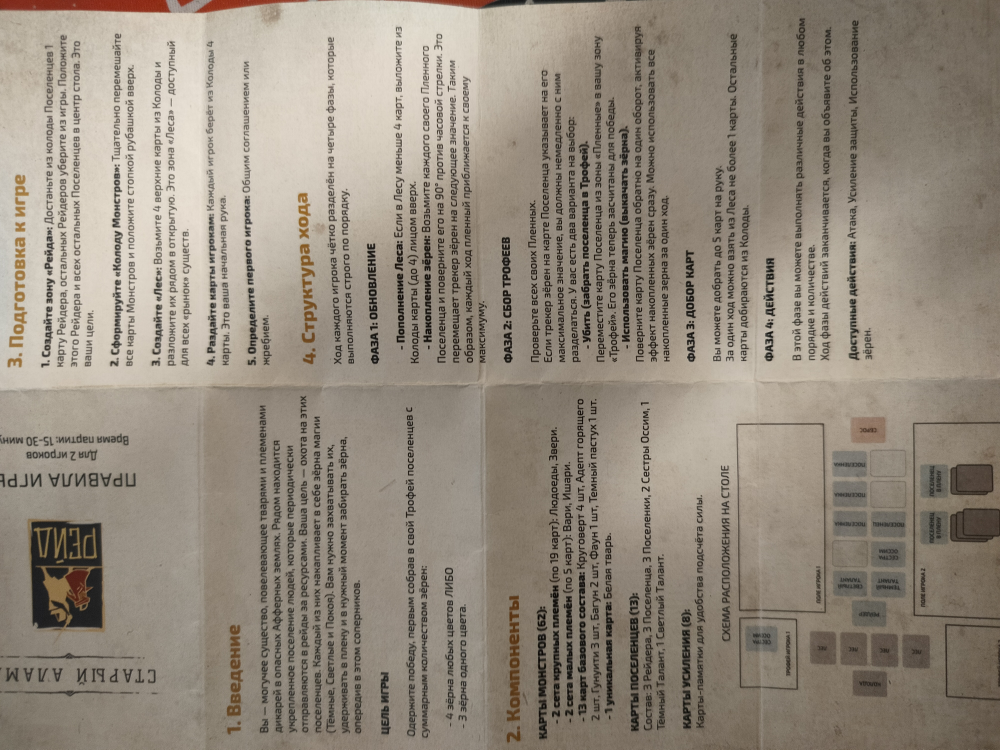
#> input picture IMG20260609231441.jpg, 4000 x 3000 px (shown at 1/4 size)
$ python build_field_render.py IMG20260609231441.jpg IMG20260609231454.jpg
#> lines starting #> are read from the running program, lines starting #| are printed output that depends on the picture; after the words box and inside, x2 and y2 are one past the last pixel; in counts of white or black regions, pixels touching at a corner belong together
# -*- coding: utf-8 -*-
"""Рендер боевого поля «Рейд» поверх фона стола: проверка компоновки и контраста."""
import math, os, sys
from PIL import Image, ImageDraw, ImageFilter, ImageFont

W, H = 2560, 1440
FD = "/usr/share/fonts/truetype/dejavu/"
F_CND = FD + "DejaVuSansCondensed-Bold.ttf"
F_CNR = FD + "DejaVuSansCondensed.ttf"
F_REG = FD + "DejaVuSans.ttf"
def f(path, size): return ImageFont.truetype(path, size)

GOLD = (224, 171, 78); PARCH = (236, 227, 205); MUTED = (155, 142, 172)
OK = (139, 191, 98); BAD = (201, 72, 74); STONE = (107, 101, 92); STONE_D = (74, 70, 64)
EMBER = (224, 140, 60)

TRIBE_ART = {
    "ogres":   ((96, 42, 38), (52, 24, 30), (176, 72, 54)),
    "beasts":  ((54, 62, 96), (28, 30, 54), (92, 128, 164)),
    "vari":    ((40, 66, 86), (22, 34, 48), (84, 140, 168)),
    "ishary":  ((54, 54, 70), (28, 28, 40), (96, 96, 124)),
    "basic":   ((74, 46, 102), (36, 22, 52), (140, 92, 186)),
    "settler": ((48, 82, 92), (24, 42, 52), (96, 162, 176)),
}
RAIL = {"ogres": (150, 40, 32), "beasts": (150, 40, 32), "vari": (58, 98, 130), "ishary": (74, 74, 92)}

def grad(w, h, inner, outer, cx=0.5, cy=0.55):
    s = Image.new("RGB", (28, 40)); px = s.load()
    for y in range(40):
        for x in range(28):
            d = math.hypot((x / 27 - cx) * 1.1, (y / 39 - cy))
            t = max(0.0, min(1.0, d / 0.78)); t = t * t * (3 - 2 * t)
            px[x, y] = tuple(int(inner[i] + (outer[i] - inner[i]) * t) for i in range(3))
    return s.resize((w, h), Image.BICUBIC)

def track(d, x, y, ch, text, fnt, extra):
    """Текст вразрядку — PIL сам letter-spacing не умеет."""
    for c in text:
        d.text((x, y), c, font=fnt, fill=ch)
        x += d.textlength(c, font=fnt) + extra
    return x

def card(w, name="", sub="", strength=None, tribe="basic", back=False,
         magic=False, foot=None, pips=None, ripe=False, leaves=True):
    h = int(w * 1.44)
    im = Image.new("RGBA", (w, h), (0, 0, 0, 0))
    d = ImageDraw.Draw(im)
    rad = max(3, w // 18)

    if back:
        bg = Image.new("RGB", (w, h), (35, 22, 49))
        bd = ImageDraw.Draw(bg)
        for i in range(-h, w, max(5, w // 14)):
            bd.line([(i, h), (i + h, 0)], fill=(27, 17, 38), width=max(3, w // 22))
        m = Image.new("L", (w, h), 0); ImageDraw.Draw(m).rounded_rectangle([0, 0, w - 1, h - 1], rad, fill=255)
        im.paste(bg, (0, 0), m)
        d.rounded_rectangle([0, 0, w - 1, h - 1], rad, outline=(10, 6, 16), width=max(1, w // 60))
        inset = int(w * 0.13)
        d.rounded_rectangle([inset, inset, w - inset, h - inset], rad,
                            outline=(224, 171, 78, 70), width=max(1, w // 90))
        return im

    inner, outer, glow = TRIBE_ART.get(tribe, TRIBE_ART["basic"])
    art = grad(w, h, inner, outer)
    sil = Image.new("L", (w, h), 0)
    ad = ImageDraw.Draw(sil)
    import random as _rr
    jit = _rr.Random(hash(name) & 0xffff)
    cx = w * (0.5 + jit.uniform(-.05, .05)); cy = h * (0.62 + jit.uniform(-.03, .03))
    sc = jit.uniform(.92, 1.10)
    if tribe == "settler":
        ad.ellipse([cx - w * .11 * sc, cy - h * .21 * sc, cx + w * .11 * sc, cy - h * .02], fill=255)
        ad.polygon([(cx - w * .21 * sc, h * .93), (cx - w * .09 * sc, cy - h * .04),
                    (cx + w * .09 * sc, cy - h * .04), (cx + w * .21 * sc, h * .93)], fill=255)
        ad.line([(cx - w * .14 * sc, cy + h * .06), (cx - w * .26 * sc, cy + h * .20)],
                fill=255, width=max(3, int(w / 24)))
    elif magic:
        ad.ellipse([cx - w * .22, cy - h * .16, cx + w * .22, cy + h * .16], outline=255, width=max(2, w // 26))
        ad.line([(cx, cy - h * .22), (cx, cy + h * .22)], fill=255, width=max(2, w // 30))
        ad.line([(cx - w * .19, cy - h * .10), (cx + w * .19, cy + h * .10)], fill=255, width=max(2, w // 34))
        ad.line([(cx + w * .19, cy - h * .10), (cx - w * .19, cy + h * .10)], fill=255, width=max(2, w // 34))
    elif tribe == "ogres":
        ad.ellipse([cx - w * .15 * sc, cy - h * .25 * sc, cx + w * .15 * sc, cy - h * .03], fill=255)
        ad.polygon([(cx - w * .33 * sc, h * .94), (cx - w * .15 * sc, cy - h * .07),
                    (cx + w * .15 * sc, cy - h * .07), (cx + w * .33 * sc, h * .94)], fill=255)
        for k in (-1, 1):
            ad.line([(cx + k * w * .28 * sc, cy + h * .01), (cx + k * w * .45 * sc, cy + h * .17)],
                    fill=255, width=max(3, int(w / 18)))
    else:
        ad.polygon([(cx, cy - h * .23 * sc), (cx - w * .13 * sc, cy - h * .10), (cx - w * .28 * sc, h * .94),
                    (cx + w * .28 * sc, h * .94), (cx + w * .13 * sc, cy - h * .10)], fill=255)
        for k in (-1, 1):
            ad.line([(cx + k * w * .12 * sc, cy - h * .17), (cx + k * w * .32 * sc, cy - h * .31)],
                    fill=255, width=max(3, w // 22))
            ad.line([(cx + k * w * .27 * sc, h * .94), (cx + k * w * .43 * sc, cy + h * .04)],
                    fill=255, width=max(3, w // 20))
    halo = sil.filter(ImageFilter.GaussianBlur(w / 11)).point(lambda v: int(v * .70))
    art.paste(Image.new("RGB", (w, h), glow), (0, 0), halo)
    art.paste((11, 9, 17), (0, 0), sil.filter(ImageFilter.GaussianBlur(w / 160)))
    art = art.filter(ImageFilter.GaussianBlur(w / 110))
    m = Image.new("L", (w, h), 0); ImageDraw.Draw(m).rounded_rectangle([0, 0, w - 1, h - 1], rad, fill=255)
    im.paste(art, (0, 0), m)
    d = ImageDraw.Draw(im)

    # лента племени слева
    if tribe in RAIL:
        d.rectangle([0, 0, int(w * .085), h], fill=RAIL[tribe] + (235,))
        d.rectangle([int(w * .085), 0, int(w * .10), h], fill=(90, 24, 20, 200))

    # баннер имени
    bh = int(h * .175)
    bn = Image.new("RGBA", (w, bh), (0, 0, 0, 0))
    bd = ImageDraw.Draw(bn)
    for x in range(w):
        a = int(236 * max(0.0, 1 - max(0.0, (x / w - .55)) / .42))
        bd.line([(x, 0), (x, bh)], fill=(10, 6, 16, a))
    im.alpha_composite(bn, (0, 0))

    pad = int(w * .345)
    if w >= 118 and name:
        fs_n = max(9, int(w * .085))
        fn = f(F_CND, fs_n)
        ex = max(0.3, w * .003)
        lim = w - pad - int(w * (.19 if pips else .05))
        nm = name.upper()
        def tw_of(t): return sum(d.textlength(c, font=fn) + ex for c in t)
        if tw_of(nm) > lim:
            while len(nm) > 3 and tw_of(nm + "…") > lim: nm = nm[:-1]
            nm += "…"
        track(d, pad, int(h * .040), GOLD, nm, fn, ex)
        if sub and w >= 150:
            fsub = f(F_CNR, max(8, int(w * .052)))
            track(d, pad, int(h * .040) + fs_n + int(h * .018), (158, 148, 174), sub.upper(), fsub, max(0.3, w * .005))

    # круг силы
    r = int(w * .135)
    ccx, ccy = int(w * .175), int(w * .175)
    d.ellipse([ccx - r, ccy - r, ccx + r, ccy + r], fill=(13, 8, 18, 255),
              outline=(142, 110, 198) if magic else GOLD, width=max(2, int(w * .016)))
    glyph = "✦" if magic else (str(strength) if strength is not None else "–")
    fstr = f(F_CND, int(r * 1.35))
    tw = d.textlength(glyph, font=fstr)
    d.text((ccx - tw / 2, ccy - r * .82), glyph, font=fstr, fill=GOLD if magic else (255, 255, 255))

    # трекер созревания
    if pips:
        n, at, col = pips
        pr = max(4, int(w * .055)); px_ = w - pr - int(w * .05); py = int(w * .11)
        for i in range(n):
            on = (n - i) <= at
            fill = col if on else (12, 8, 18)
            d.ellipse([px_ - pr, py - pr, px_ + pr, py + pr], fill=fill,
                      outline=GOLD if (ripe and on) else (190, 180, 200), width=max(1, int(w * .012)))
            py += pr * 2 + max(2, int(w * .022))

    # каменная плашка свойства
    fh = int(h * (.20 if (foot and w >= 150) else .11))
    d.rounded_rectangle([int(w * .055), h - fh - int(h * .060), w - int(w * .055), h - int(h * .035)],
                        max(2, w // 30), fill=(46, 43, 38))
    d.rounded_rectangle([int(w * .055), h - fh - int(h * .060), w - int(w * .055), h - int(h * .095)],
                        max(2, w // 30), fill=(78, 73, 66))
    if not (foot and w >= 150):
        gy = h - fh - int(h * .060) + fh // 2 - int(h * .012)
        d.ellipse([w / 2 - w * .028, gy, w / 2 + w * .028, gy + w * .056],
                  outline=(150, 118, 58), width=max(1, w // 90))
    if foot and w >= 150:
        ff = f(F_CNR, max(8, int(w * .058)))
        words = foot.split(); lines = []; cur = ""
        for wd in words:
            t = (cur + " " + wd).strip()
            if d.textlength(t, font=ff) > w * .84: lines.append(cur); cur = wd
            else: cur = t
        lines.append(cur)
        ty = h - fh - int(h * .03)
        for ln in lines[:3]:
            tw = d.textlength(ln, font=ff)
            d.text(((w - tw) / 2, ty), ln, font=ff, fill=(26, 22, 16)); ty += int(w * .072)

    # листва по нижней кромке
    if leaves:
        import random as _r
        rr = _r.Random(hash(name) & 0xffff)
        for i in range(max(4, int(w / 13))):
            lx = rr.uniform(0, w); ly = h - rr.uniform(-1, h * .030)
            ls = rr.uniform(w * .030, w * .062); sh = rr.uniform(.25, .75)
            d.ellipse([lx - ls, ly - ls * .6, lx + ls, ly + ls * .6],
                      fill=(int(18 + 40 * sh), int(30 + 56 * sh), int(14 + 24 * sh), 250))

    d.rounded_rectangle([0, 0, w - 1, h - 1], rad, outline=(8, 5, 12), width=max(1, w // 52))
    return im

def shadow(base, im, x, y, blur=14, op=150):
    sh = Image.new("RGBA", base.size, (0, 0, 0, 0))
    a = im.split()[3].point(lambda v: int(v * op / 255))
    sh.paste((0, 0, 0, 255), (x, y + int(blur * .5)), a)
    base.alpha_composite(sh.filter(ImageFilter.GaussianBlur(blur)))

def put(base, im, x, y, sel=False, blur=14):
    shadow(base, im, x, y, blur)
    if sel:
        gl = Image.new("RGBA", base.size, (0, 0, 0, 0))
        gl.paste(GOLD + (255,), (x, y), im.split()[3])
        base.alpha_composite(gl.filter(ImageFilter.GaussianBlur(20)))
        base.alpha_composite(gl.filter(ImageFilter.GaussianBlur(5)))
    base.alpha_composite(im, (x, y))

def put_rot(base, im, cx, by, ang, sel=False):
    r = im.rotate(ang, resample=Image.BICUBIC, expand=True)
    x = int(cx - r.width / 2); y = int(by - r.height)
    put(base, r, x, y, sel, blur=18)

def fan(base, cards, cx, baseline, step, max_ang, sel=()):
    n = len(cards); mid = (n - 1) / 2
    rad = step * 6
    for i, im in enumerate(cards):
        a = -(i - mid) * max_ang
        x = cx + (i - mid) * step
        drop = (1 - math.cos(math.radians(a))) * rad
        y = baseline + drop - (62 if i in sel else 0)
        put_rot(base, im, x, y, a if i not in sel else 0, sel=(i in sel))

def label(d, x, y, text, col=(142, 107, 44), size=19, extra=4.5):
    track(d, x, y, col, text.upper(), f(F_CND, size), extra)

def verdict(base, x, y, text, good=True):
    fnt = f(F_CND, 22)
    tmp = ImageDraw.Draw(Image.new("RGB", (1, 1)))
    tw = int(tmp.textlength(text, font=fnt)) + 26
    chip = Image.new("RGBA", (tw, 34), (0, 0, 0, 0))
    cd = ImageDraw.Draw(chip)
    cd.rounded_rectangle([0, 0, tw - 1, 33], 17, fill=(19, 36, 15, 240) if good else (38, 15, 16, 240),
                         outline=OK if good else BAD, width=2)
    cd.text((13, 4), text, font=fnt, fill=OK if good else BAD)
    shadow(base, chip, x, y, 8, 180)
    base.alpha_composite(chip, (x, y))

def pill(d, x, y, text, state):
    fnt = f(F_CND, 18)
    tw = int(d.textlength(text.upper(), font=fnt) + len(text) * 2.6) + 30
    if state == "now":
        d.rounded_rectangle([x, y, x + tw, y + 34], 17, fill=GOLD)
        track(d, x + 15, y + 7, (18, 12, 5), text.upper(), fnt, 2.6)
    else:
        col = (142, 107, 44) if state == "done" else MUTED
        d.rounded_rectangle([x, y, x + tw, y + 34], 17, outline=col, width=1)
        track(d, x + 15, y + 7, col, text.upper(), fnt, 2.6)
    return x + tw + 10

def grain_track(d, x, y, items, r=13):
    cols = {"dark": (43, 33, 64), "light": (240, 228, 194), "calm": (95, 182, 201)}
    for i, it in enumerate(items):
        cx = x + i * (r * 2 + 9)
        if it: d.ellipse([cx, y, cx + r * 2, y + r * 2], fill=cols[it], outline=(190, 178, 206), width=1)
        else:  d.ellipse([cx, y, cx + r * 2, y + r * 2], outline=(96, 86, 110), width=1)

# ---------------- компоновка ----------------
COLS = {"dark": (43, 33, 64), "light": (240, 228, 194), "calm": (95, 182, 201)}

def render(bg_path, out):
#> called with bg_path = 'IMG20260609231441.jpg', out = 'IMG20260609231454.jpg'
    base = Image.open(bg_path).convert("RGBA").resize((W, H), Image.LANCZOS)
    d = ImageDraw.Draw(base)

    # ===== верхняя строка: противник и фазы
    label(d, 56, 42, "Игрок 2", PARCH, 23, 5)
    grain_track(d, 56, 80, ["dark", "dark", None, None])
    track(d, 56, 122, MUTED, "2 зерна · до победы 2", f(F_CNR, 17), .6)

    x = 1770
    for t, st in (("Обновление", "done"), ("Трофеи", "done"), ("Добор", "done"), ("Действия", "now")):
        x = pill(d, x, 44, t, st)
#> this loop made 4 passes
#> x on passes 1 to 4: 1964, 2096, 2215, 2376

    # рука противника уходит за верхнюю кромку
    fan(base, [card(126, back=True) for _ in range(5)], 1280, 152, 92, 4.5)
#> in card, `im = Image.new("RGBA", (w, h), (0, 0, 0, 0))`: im: PIL image 126x181 RGBA; every value is 0
#> in card, `m = Image.new('L', (w, h), 0)`: m: PIL image 126x181 L; every value is 0
#> in card, `ImageDraw.Draw(m).rounded_rectangle([0, 0, w - 1, h - 1], rad, fill=25`:
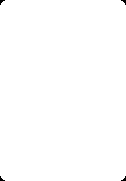
#> m: PIL image 126x181 L; 99.8% white; 4 black regions (4 under 20 px)
#> in fan, `n = len(cards)`: n = 5
#> in fan, `mid = (n - 1) / 2`: mid = 2
#> the loop in fan, `for i, im in enumerate(cards):` made 5 passes
#> drop on passes 1 to 5: 6.8, 1.7, 0, 1.7, 6.8
#> pass 1, in put_rot, `r = im.rotate(ang, resample=Image.BICUBIC, expand=True)`:
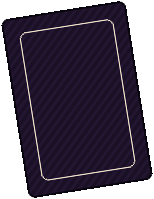
#> r: PIL image 154x199 RGBA; mean R, G, B, A 23.8, 15.2, 30.9, 186; transparent parts drawn white
#> pass 1, in shadow, `a = im.split()[3].point(lambda v: int(v * op / 255))`:
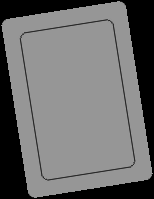
#> a: PIL image 154x199 L; min 0, max 150, mean 109.4
#> after the loop in fan, `for i, im in enumerate(cards):`:
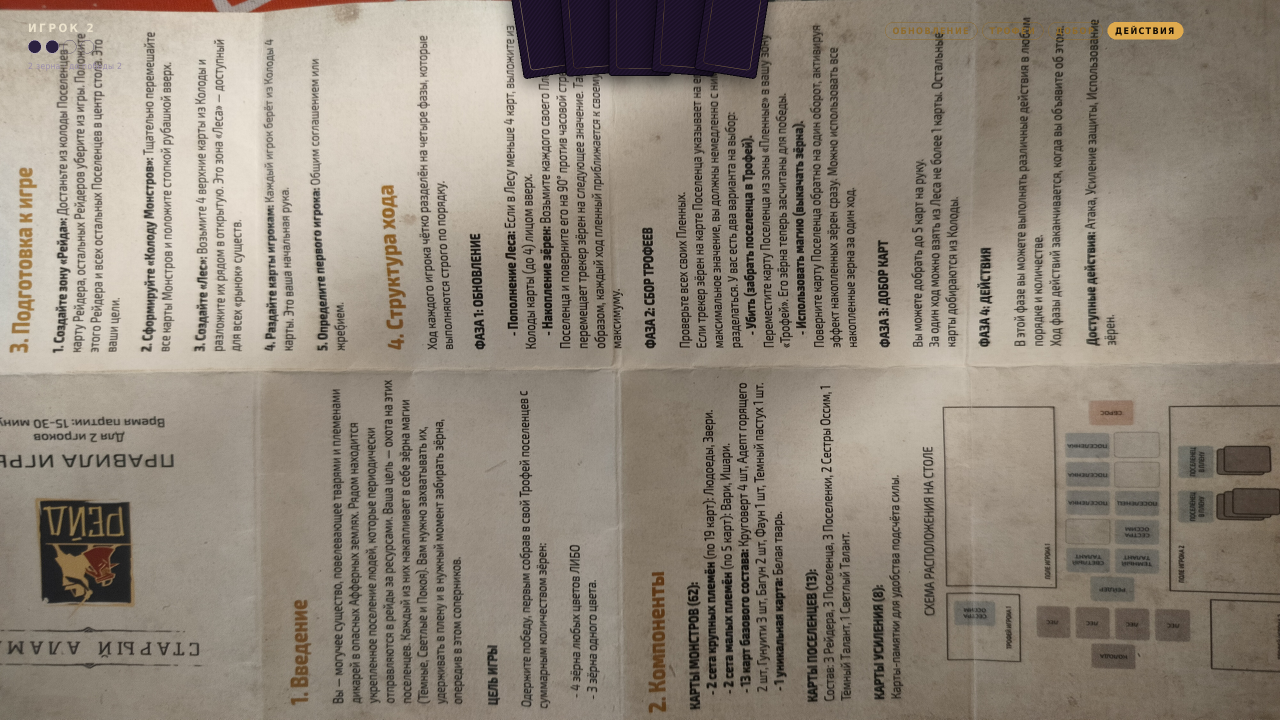
#> base: PIL image 2560x1440 RGBA (shown at 1/2 size); mean R, G, B, A 144.8, 134.9, 122.6, 255

    # ===== поле противника
    label(d, 300, 196, "Пленные противника", (142, 107, 44), 19)
    put(base, card(132, "Тёмный Талант", "Пленный", 2, "settler",
                   pips=(2, 1, COLS["dark"])), 300, 222)
#> in card (call 6), `im = Image.new("RGBA", (w, h), (0, 0, 0, 0))`: im: PIL image 132x190 RGBA; every value is 0
#> in grad, `s = Image.new('RGB', (28, 40))`: s: PIL image 28x40 RGB; every value is 0
#> in card (call 6), `sil = Image.new("L", (w, h), 0)`: sil: PIL image 132x190 L; every value is 0
#> in card (call 6), `art.paste((11, 9, 17), (0, 0), sil.filter(ImageFilter.GaussianBlur(w /..`: sil: PIL image 132x190 L; 13.2% white; 1 white region, box (x1, y1, x2, y2) and area: (27, 83, 88, 177) 3310
#> in card (call 6), `ImageDraw.Draw(m).rounded_rectangle([0, 0, w - 1, h - 1], rad, fill=25`: m: PIL image 132x190 L; 99.8% white; 4 black regions (4 under 20 px)
#> in card (call 6), `bn = Image.new("RGBA", (w, bh), (0, 0, 0, 0))`: bn: PIL image 132x33 RGBA; every value is 0
#> in card (call 6), `im.alpha_composite(bn, (0, 0))`:
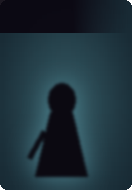
#> im: PIL image 132x190 RGBA; mean R, G, B, A 29.8, 48.8, 58.7, 254.6; transparent parts drawn white
#> the loop in card (call 6), `while len(nm) > 3 and tw_of(nm + "…") > lim: nm = nm[:-1]` made 8 passes
#> nm on passes 1 to 8: 'ТЁМНЫЙ ТАЛАН', 'ТЁМНЫЙ ТАЛА', 'ТЁМНЫЙ ТАЛ', 'ТЁМНЫЙ ТА', 'ТЁМНЫЙ Т', 'ТЁМНЫЙ ', 'ТЁМНЫЙ', 'ТЁМНЫ'
#> in card (call 6), `nm += "…"`: nm = 'ТЁМНЫ…'
#> in card (call 6), `tw = d.textlength(glyph, font=fstr)`: tw = 13.77
#> after the loop in card (call 6), `for i in range(n):`: py = 46
    for i, (nm, stn) in enumerate((("Щенок", 2), ("Обжора", 1))):
        put(base, card(94, nm, "", stn, "beasts", leaves=False), 330 + i * 56, 352, blur=10)
#> this loop made 2 passes
#> pass 1, in card (call 7), `halo = sil.filter(ImageFilter.GaussianBlur(w / 11)).point(lambda v: in..`:
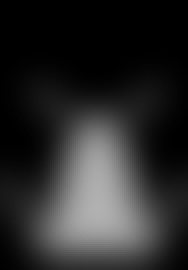
#> halo: PIL image 94x135 L (shown 2 times larger); min 0, max 177, mean 41.6
    track(d, 300, 500, MUTED, "защита 2 · суммарная сила 3", f(F_CNR, 18), .6)

    # ===== общие зоны
    yl, yc = 548, 576
    label(d, 108, yl, "Колода", (118, 108, 130), 17)
    put(base, card(124, back=True), 108, yc)
#> in card (call 9), `im = Image.new("RGBA", (w, h), (0, 0, 0, 0))`: im: PIL image 124x178 RGBA; every value is 0
#> in card (call 9), `m = Image.new('L', (w, h), 0)`: m: PIL image 124x178 L; every value is 0
#> in card (call 9), `ImageDraw.Draw(m).rounded_rectangle([0, 0, w - 1, h - 1], rad, fill=25`: m: PIL image 124x178 L; 99.8% white; 4 black regions (4 under 20 px)
#> in put (call 9), `base.alpha_composite(im, (x, y))`:
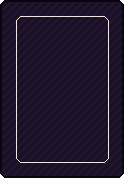
#> im: PIL image 124x178 RGBA; mean R, G, B, A 32.9, 21.3, 41.4, 250.7; transparent parts drawn white
    d.ellipse([200, 728, 258, 766], fill=(13, 8, 18), outline=(58, 44, 78), width=1)
    track(d, 213, 735, PARCH, "38", f(F_CND, 20), 1)

    label(d, 300, yl, "Лес", (118, 108, 130), 17)
    forest = [("Обжора", 1, "beasts", False), ("Вари Отшельник", 3, "vari", False),
              ("Молодой Ишари", 3, "ishary", False), ("Шабаш Зверей", None, "beasts", True)]
    for i, (nm, stn, tb, mg) in enumerate(forest):
        put(base, card(124, nm, "", stn, tb, magic=mg), 300 + i * 136, yc)
#> this loop made 4 passes

    reid = [("Мыслав", 3, "light", 3), ("Морра", 4, "calm", 3), ("Поселенец", 1, "dark", 1)]
    rw, rgap = 152, 24
    rx0 = 1280 - (len(reid) * rw + (len(reid) - 1) * rgap) // 2
    label(d, rx0, yl - 4, "Рейд — цели захвата", GOLD, 22, 5.5)
    for i, (nm, stn, gr, mx) in enumerate(reid):
        put(base, card(rw, nm, "Рейдер" if mx == 3 else "Поселенец", stn, "settler",
                       pips=(mx, 0, COLS[gr])), rx0 + i * (rw + rgap), yc)
        verdict(base, rx0 + i * (rw + rgap) + rw // 2 - 42, yc + int(rw * 1.44) - 18,
                "7 › %d ✓" % stn, True)
#> this loop made 3 passes

    label(d, 1700, yl, "Рейдер", (118, 108, 130), 17)
    put(base, card(124, "Габи", "Рейдер в игре", 5, "settler", pips=(3, 0, COLS["dark"])), 1700, yc)

    label(d, 2310, yl, "Сброс", (118, 108, 130), 17)
    put(base, card(124, back=True), 2310, yc)
    d.ellipse([2402, 728, 2452, 766], fill=(13, 8, 18), outline=(58, 44, 78), width=1)
    track(d, 2417, 735, PARCH, "6", f(F_CND, 20), 1)

    # ===== моё поле
    label(d, 300, 806, "Мои пленные", (142, 107, 44), 19)
    fnt = f(F_CND, 17)
    pw = int(d.textlength("СОЗРЕЛА", font=fnt)) + 34
#> pw = 115
    d.rounded_rectangle([300, 830, 300 + pw, 864], 17, fill=GOLD)
    track(d, 316, 837, (18, 12, 5), "созрела", fnt, 2.2)
    put(base, card(128, "Поселенка", "Пленная", 1, "settler",
                   pips=(1, 1, COLS["light"]), ripe=True), 300, 874)
    put(base, card(92, "Налётчик", "", 2, "ogres", leaves=False), 328, 1000, blur=10)
    put(base, card(128, "Сестра Оссим", "Пленная", 2, "settler",
                   pips=(2, 1, COLS["calm"])), 500, 874)
    track(d, 300, 1104, MUTED, "защита 1 · сила 2", f(F_CNR, 18), .6)

    label(d, 2240, 806, "Мой трофей", (118, 108, 130), 17)
    put(base, card(124, "Поселенец", "Трофей", 1, "settler", pips=(1, 1, COLS["dark"])), 2240, 834)

    # ===== моя сторона
    # ===== рука
    hand = [("Налётчик", 2, "ogres", False, None), ("Налётчик", 2, "ogres", False, None),
            ("Арош Людоедов", 3, "ogres", False, "Только племенное свойство."),
            ("Глиф Людоедов", None, "ogres", True, "+1 к силе, призыв из Леса."),
            ("Щенок", 2, "beasts", False, "Бонус к силе = зёрнам пленного."),
            ("Круговерт", 6, "basic", False, "Первый ход неуязвим к смертным."),
            ("Гунуити", 8, "basic", False, "Не защищает. Сброс после атаки.")]
    ims = [card(186, nm, "Магия" if mg else "Смертный", stn, tb, magic=mg, foot=ft)
           for nm, stn, tb, mg, ft in hand]
#> ims = 7 items
    fan(base, ims, 1356, 1374, 172, 4.0, sel={0, 1, 2})
#> the loop in fan (call 2), `for i, im in enumerate(cards):` made 7 passes
#> drop on passes 1 to 7: 22.55, 10.04, 2.51, 0, 2.51, 10.04, 22.55

    # ===== HUD
    hud = Image.new("RGBA", (W, H), (0, 0, 0, 0))
    ImageDraw.Draw(hud).rounded_rectangle([44, 1150, 620, 1396], 8,
        fill=(17, 11, 25, 224), outline=(62, 48, 84, 255), width=1)
    base.alpha_composite(hud)
    label(d, 72, 1176, "Вы", PARCH, 23, 5)
    d.rounded_rectangle([128, 1174, 228, 1208], 17, fill=GOLD)
    track(d, 144, 1181, (18, 12, 5), "ходит", f(F_CND, 17), 2.2)
    grain_track(d, 72, 1222, ["light", None, None, None], r=11)
    track(d, 220, 1230, MUTED, "победа: 4 любых или 3 одного цвета", f(F_CNR, 17), .6)
    d.line([(72, 1282), (592, 1282)], fill=(62, 48, 84), width=1)
    track(d, 72, 1300, PARCH, "Отряд: 3 карты · сила 7", f(F_CND, 25), 2.4)
    track(d, 72, 1340, (142, 107, 44), "Людоеды · режим атаки", f(F_CNR, 20), .8)
    track(d, 392, 1340, OK, "цель подсвечена", f(F_CNR, 20), .5)

    bx = 2020
    for txt, prim in (("Сброс отряда", False), ("Закончить ход", True)):
        fb = f(F_CND, 21)
        tw = int(d.textlength(txt.upper(), font=fb) + len(txt) * 2.4) + 44
        btn = Image.new("RGBA", (tw, 52), (0, 0, 0, 0))
        ImageDraw.Draw(btn).rounded_rectangle([0, 0, tw - 1, 51], 7,
            fill=(74, 55, 26, 240) if prim else (30, 22, 42, 225),
            outline=GOLD if prim else (72, 56, 94), width=1)
        base.alpha_composite(btn, (bx, 1252))
        track(d, bx + 22, 1266, GOLD if prim else PARCH, txt.upper(), fb, 2.4)
        bx += tw + 16
#> this loop made 2 passes
#> (tw, bx) on passes 1 to 2: (240, 2276), (262, 2554)
#> after the loop, bx = 2554

    base.convert("RGB").save(out, quality=92)
    print("saved", out)

if __name__ == "__main__":
    render(sys.argv[1], sys.argv[2])
